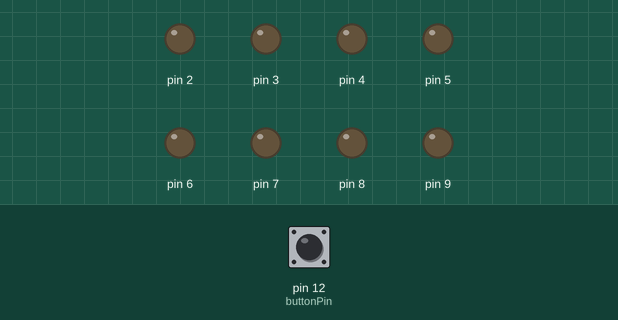
A sketch run on a simulated Arduino Uno, built with avr-gcc and run on an emulated ATmega328P. Shown: output pins drawn as LEDs (lit = HIGH). Dashed ring = blinking. The test bench sets the inputs (shaded band); at power-on: pin 12 (buttonPin) LOW.

Above: at 1.2 s.
1.3 s: pin 12 (buttonPin) pulled HIGH for 0.15 s
At 1.46 s:
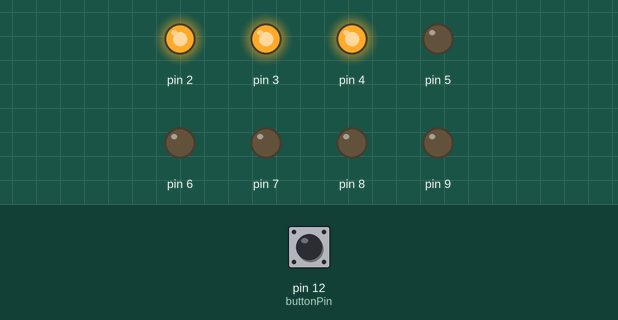
At 1.81 s:
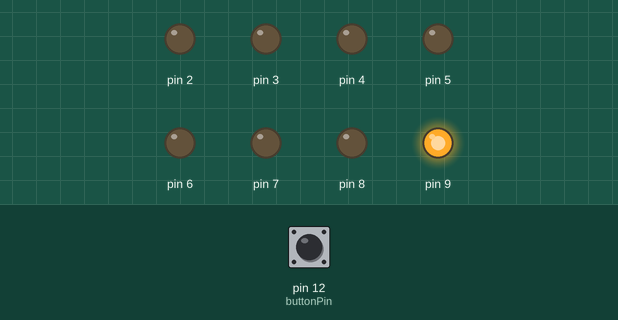
4.3 s: pin 12 (buttonPin) pulled HIGH for 3.2 s
At 4.51 s:
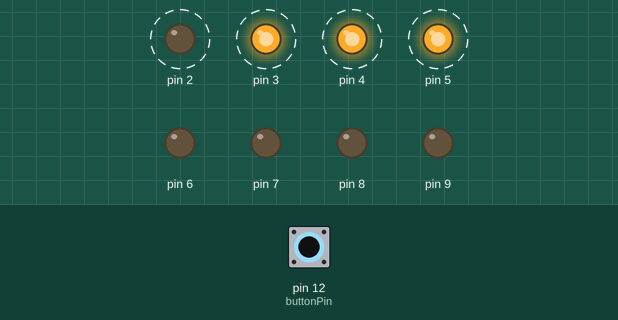
Timing chart, 0 to 9.1 s (numbered marks = the images above; inputs shaded):
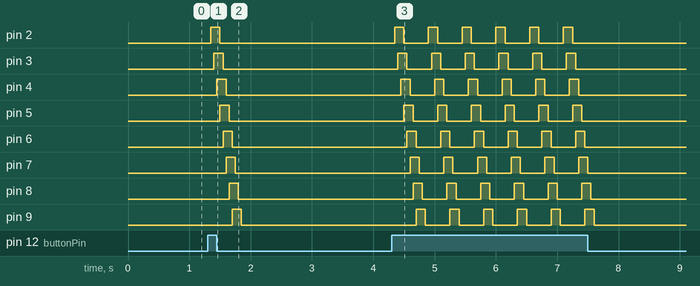

Measured:
- after the input at 1.3 s, pin 2: LOW → HIGH after 0.05 s, → LOW 0.15 s later; pin 3: LOW → HIGH after 0.10 s, → LOW 0.15 s later; pin 4: LOW → HIGH after 0.15 s, → LOW 0.15 s later; pin 5: LOW → HIGH after 0.20 s, → LOW 0.15 s later; pin 6: LOW → HIGH after 0.25 s, → LOW 0.15 s later
- after the input at 4.3 s, pin 2: alternates HIGH for 0.15 s and LOW for 0.40 s, 12 changes in all, then stays LOW, starting after 0.05 s; pin 3: alternates HIGH for 0.15 s and LOW for 0.40 s, 12 changes in all, then stays LOW, starting after 0.10 s

The sketch:

flowingLedsWButton.ino
```cpp
const int buttonPin = 12;
int buttonState = 0;

void setup() {
  for (int i=2; i<=9; i++) {
    pinMode(i,OUTPUT);
//    if (i<=4) {
//      digitalWrite(i,HIGH);
//    }
  }
}

int f(int n) {
  return (n-2)%8+2;
}

void loop() {
  buttonState = digitalRead(buttonPin);
  if (buttonState == HIGH) {
    for (int i=2;i<=9;i++) {
      delay(50);
      digitalWrite(f(i),HIGH);
      digitalWrite(f(i-3),LOW);
    }
    for (int i=7;i<=9;i++) {
      delay(50);
      digitalWrite(i,LOW);
    }
  }
}
```
